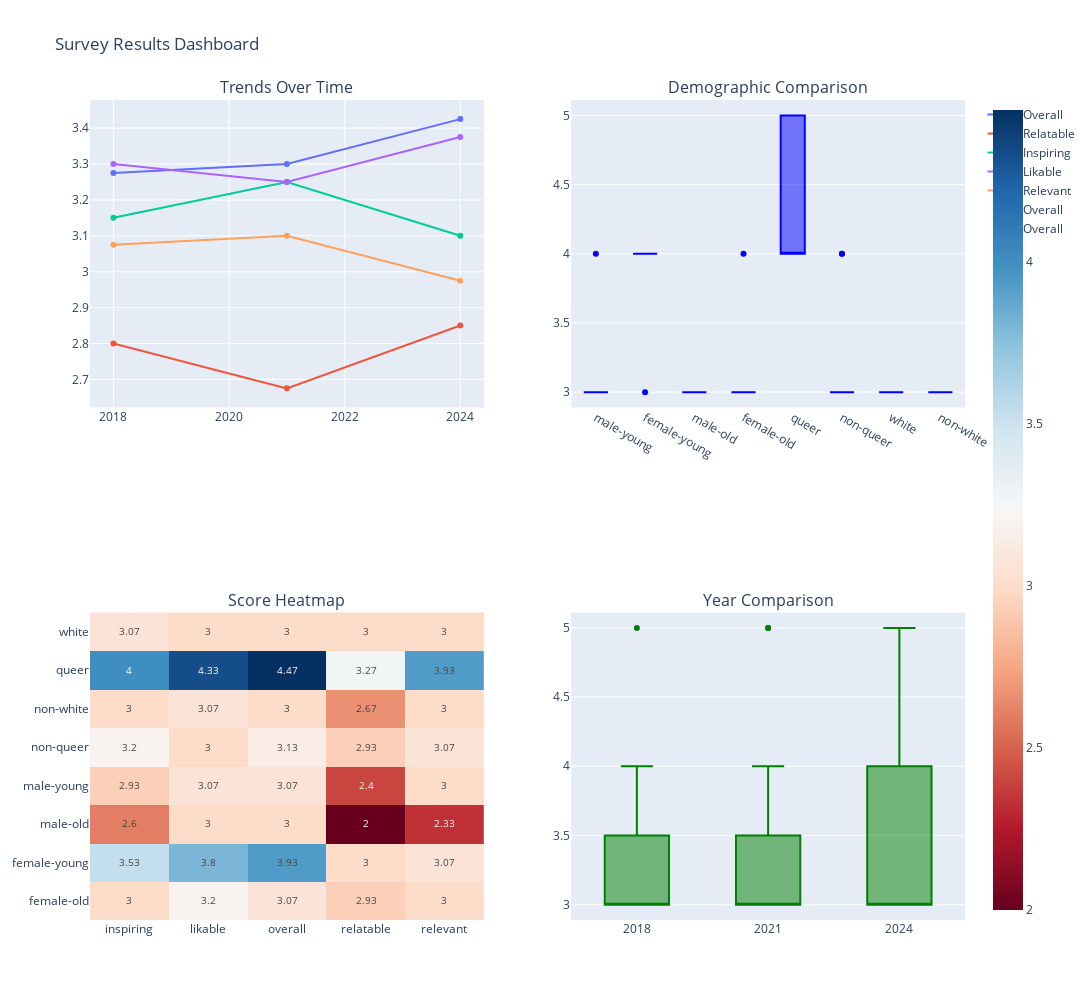

The notebook cell saved with this chart:
### Code cell
def create_dashboard(df):
    fig = make_subplots(
        rows=2, cols=2,
        subplot_titles=('Trends Over Time', 'Demographic Comparison',
                        'Score Heatmap', 'Year Comparison'),
        specs=[[{"type": "scatter"}, {"type": "box"}],
               [{"type": "heatmap"}, {"type": "box"}]]
    )
    
    # Add traces for the time trends plot
    metrics = ['overall', 'relatable', 'inspiring', 'likable', 'relevant']
    for metric in metrics:
        yearly_means = df.groupby('year')[metric].mean()
        fig.add_trace(go.Scatter(
            x=yearly_means.index,
            y=yearly_means.values,
            name=metric.capitalize(),
            mode='lines+markers'
        ), row=1, col=1)
    
    # Add traces for the demographic comparison plot
    fig.add_trace(go.Box(
        x=df['demo'],
        y=df['overall'],
        name='Overall',
        marker_color='blue'
    ), row=1, col=2)
    
    # Add traces for the heatmap
    pivot_table = df.pivot_table(
        values=metrics,
        index='demo',
        aggfunc='mean'
    )
    fig.add_trace(go.Heatmap(
        z=pivot_table.values,
        x=pivot_table.columns,
        y=pivot_table.index,
        colorscale='RdBu',
        text=np.round(pivot_table.values, 2),
        texttemplate='%{text}',
        textfont={"size": 10},
        showscale=True
    ), row=2, col=1)
    
    # Add traces for the year comparison plot
    fig.add_trace(go.Box(
        x=df['year'],
        y=df['overall'],
        name='Overall',
        marker_color='green'
    ), row=2, col=2)
    
    fig.update_layout(height=1000, width=1200, title_text="Survey Results Dashboard")
    return fig

# Create and show dashboard
dashboard = create_dashboard(survey_results)
dashboard.show()

### Figure 1 — Plotly figure (JSON) as saved in the notebook; plotly's stock layout.template omitted (floating-point values rounded to 4 significant figures)
{"data": [{"mode": "lines+markers", "name": "Overall", "type": "scatter", "x": [2018, 2021, 2024], "xaxis": "x", "y": [3.275, 3.3, 3.425], "yaxis": "y"}, {"mode": "lines+markers", "name": "Relatable", "type": "scatter", "x": [2018, 2021, 2024], "xaxis": "x", "y": [2.8, 2.675, 2.85], "yaxis": "y"}, {"mode": "lines+markers", "name": "Inspiring", "type": "scatter", "x": [2018, 2021, 2024], "xaxis": "x", "y": [3.15, 3.25, 3.1], "yaxis": "y"}, {"mode": "lines+markers", "name": "Likable", "type": "scatter", "x": [2018, 2021, 2024], "xaxis": "x", "y": [3.3, 3.25, 3.375], "yaxis": "y"}, {"mode": "lines+markers", "name": "Relevant", "type": "scatter", "x": [2018, 2021, 2024], "xaxis": "x", "y": [3.075, 3.1, 2.975], "yaxis": "y"}, {"marker": {"color": "blue"}, "name": "Overall", "type": "box", "x": ["male-young", "male-young", "male-young", "male-young", "male-young", "male-young", "male-young", "male-young", "male-young", "male-young", "male-young", "male-young", "male-young", "male-young", "male-young", "female-young", "female-young", "female-young", "female-young", "female-young", "female-young", "female-young", "female-young", "female-young", "female-young", "female-young", "female-young", "female-young", "female-young", "female-young", "male-old", "male-old", "male-old", "male-old", "male-old", "male-old", "male-old", "male-old", "male-old", "male-old", "male-old", "male-old", "male-old", "male-old", "male-old", "female-old", "female-old", "female-old", "female-old", "female-old", "female-old", "female-old", "female-old", "female-old", "female-old", "female-old", "female-old", "female-old", "female-old", "female-old", "queer", "queer", "queer", "queer", "queer", "queer", "queer", "queer", "queer", "queer", "queer", "queer", "queer", "queer", "queer", "non-queer", "non-queer", "non-queer", "non-queer", "non-queer", "non-queer", "non-queer", "non-queer", "non-queer", "non-queer", "non-queer", "non-queer", "non-queer", "non-queer", "non-queer", "white", "white", "white", "white", "white", "white", "white", "white", "white", "white", "white", "white", "white", "white", "white", "non-white", "non-white", "non-white", "non-white", "non-white", "non-white", "non-white", "non-white", "non-white", "non-white", "non-white", "non-white", "non-white", "non-white", "non-white"], "xaxis": "x2", "y": [3, 3, 3, 3, 3, 3, 3, 3, 3, 3, 3, 3, 3, 4, 3, 3, 4, 4, 4, 4, 4, 4, 4, 4, 4, 4, 4, 4, 4, 4, 3, 3, 3, 3, 3, 3, 3, 3, 3, 3, 3, 3, 3, 3, 3, 3, 3, 3, 3, 3, 3, 3, 3, 3, 3, 3, 3, 3, 4, 3, 4, 4, 4, 4, 5, 4, 4, 5, 5, 4, 5, 4, 5, 5, 5, 4, 3, 3, 3, 3, 3, 3, 3, 3, 3, 3, 3, 3, 4, 3, 3, 3, 3, 3, 3, 3, 3, 3, 3, 3, 3, 3, 3, 3, 3, 3, 3, 3, 3, 3, 3, 3, 3, 3, 3, 3, 3, 3, 3, 3], "yaxis": "y2"}, {"colorscale": [[0, "rgb(103,0,31)"], [0.1, "rgb(178,24,43)"], [0.2, "rgb(214,96,77)"], [0.3, "rgb(244,165,130)"], [0.4, "rgb(253,219,199)"], [0.5, "rgb(247,247,247)"], [0.6, "rgb(209,229,240)"], [0.7, "rgb(146,197,222)"], [0.8, "rgb(67,147,195)"], [0.9, "rgb(33,102,172)"], [1, "rgb(5,48,97)"]], "showscale": true, "text": [[3, 3.2, 3.07, 2.93, 3], [3.53, 3.8, 3.93, 3, 3.07], [2.6, 3, 3, 2, 2.33], [2.93, 3.07, 3.07, 2.4, 3], [3.2, 3, 3.13, 2.93, 3.07], [3, 3.07, 3, 2.67, 3], [4, 4.33, 4.47, 3.27, 3.93], [3.07, 3, 3, 3, 3]], "textfont": {"size": 10}, "texttemplate": "%{text}", "type": "heatmap", "x": ["inspiring", "likable", "overall", "relatable", "relevant"], "xaxis": "x3", "y": ["female-old", "female-young", "male-old", "male-young", "non-queer", "non-white", "queer", "white"], "yaxis": "y3", "z": [[3, 3.2, 3.067, 2.933, 3], [3.533, 3.8, 3.933, 3, 3.067], [2.6, 3, 3, 2, 2.333], [2.933, 3.067, 3.067, 2.4, 3], [3.2, 3, 3.133, 2.933, 3.067], [3, 3.067, 3, 2.667, 3], [4, 4.333, 4.467, 3.267, 3.933], [3.067, 3, 3, 3, 3]]}, {"marker": {"color": "green"}, "name": "Overall", "type": "box", "x": [2018, 2018, 2018, 2018, 2018, 2021, 2021, 2021, 2021, 2021, 2024, 2024, 2024, 2024, 2024, 2018, 2018, 2018, 2018, 2018, 2021, 2021, 2021, 2021, 2021, 2024, 2024, 2024, 2024, 2024, 2018, 2018, 2018, 2018, 2018, 2021, 2021, 2021, 2021, 2021, 2024, 2024, 2024, 2024, 2024, 2018, 2018, 2018, 2018, 2018, 2021, 2021, 2021, 2021, 2021, 2024, 2024, 2024, 2024, 2024, 2018, 2018, 2018, 2018, 2018, 2021, 2021, 2021, 2021, 2021, 2024, 2024, 2024, 2024, 2024, 2018, 2018, 2018, 2018, 2018, 2021, 2021, 2021, 2021, 2021, 2024, 2024, 2024, 2024, 2024, 2018, 2018, 2018, 2018, 2018, 2021, 2021, 2021, 2021, 2021, 2024, 2024, 2024, 2024, 2024, 2018, 2018, 2018, 2018, 2018, 2021, 2021, 2021, 2021, 2021, 2024, 2024, 2024, 2024, 2024], "xaxis": "x4", "y": [3, 3, 3, 3, 3, 3, 3, 3, 3, 3, 3, 3, 3, 4, 3, 3, 4, 4, 4, 4, 4, 4, 4, 4, 4, 4, 4, 4, 4, 4, 3, 3, 3, 3, 3, 3, 3, 3, 3, 3, 3, 3, 3, 3, 3, 3, 3, 3, 3, 3, 3, 3, 3, 3, 3, 3, 3, 3, 4, 3, 4, 4, 4, 4, 5, 4, 4, 5, 5, 4, 5, 4, 5, 5, 5, 4, 3, 3, 3, 3, 3, 3, 3, 3, 3, 3, 3, 3, 4, 3, 3, 3, 3, 3, 3, 3, 3, 3, 3, 3, 3, 3, 3, 3, 3, 3, 3, 3, 3, 3, 3, 3, 3, 3, 3, 3, 3, 3, 3, 3], "yaxis": "y4"}], "layout": {"annotations": [{"font": {"size": 16}, "showarrow": false, "text": "Trends Over Time", "x": 0.225, "xanchor": "center", "xref": "paper", "y": 1, "yanchor": "bottom", "yref": "paper"}, {"font": {"size": 16}, "showarrow": false, "text": "Demographic Comparison", "x": 0.775, "xanchor": "center", "xref": "paper", "y": 1, "yanchor": "bottom", "yref": "paper"}, {"font": {"size": 16}, "showarrow": false, "text": "Score Heatmap", "x": 0.225, "xanchor": "center", "xref": "paper", "y": 0.375, "yanchor": "bottom", "yref": "paper"}, {"font": {"size": 16}, "showarrow": false, "text": "Year Comparison", "x": 0.775, "xanchor": "center", "xref": "paper", "y": 0.375, "yanchor": "bottom", "yref": "paper"}], "height": 1000, "title": {"text": "Survey Results Dashboard"}, "width": 1200, "xaxis": {"anchor": "y", "domain": [0, 0.45]}, "xaxis2": {"anchor": "y2", "domain": [0.55, 1]}, "xaxis3": {"anchor": "y3", "domain": [0, 0.45]}, "xaxis4": {"anchor": "y4", "domain": [0.55, 1]}, "yaxis": {"anchor": "x", "domain": [0.625, 1]}, "yaxis2": {"anchor": "x2", "domain": [0.625, 1]}, "yaxis3": {"anchor": "x3", "domain": [0, 0.375]}, "yaxis4": {"anchor": "x4", "domain": [0, 0.375]}}}
